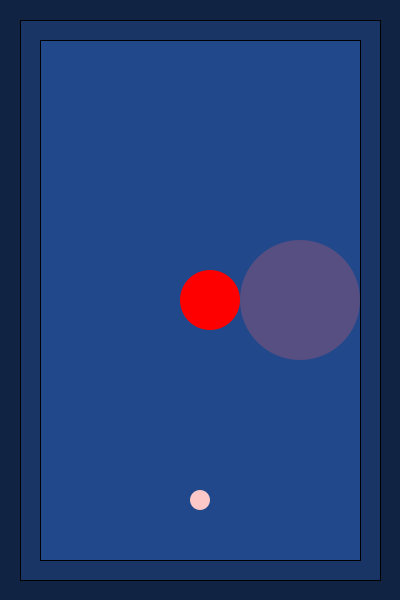
Frame 1 (no input)
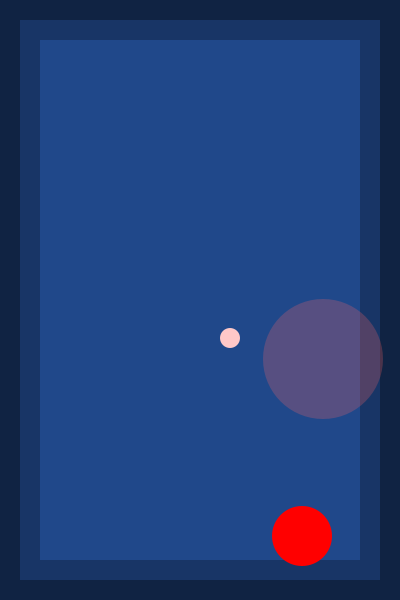
Frame 60 (the mouse pressed at the canvas centre just before this capture)
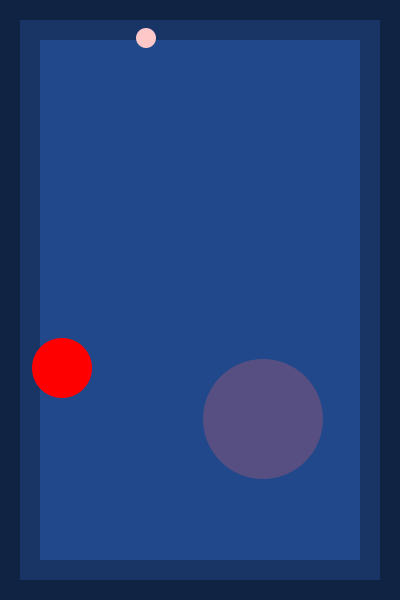
Frame 120 (the mouse held since frame 60 and released just before this capture)

The Processing sketch that drew these frames (run headless with seeded random() and noise(); from frame 60 on, the mouse is pressed at the canvas centre):

// Processing sketch: processing_71927
// ── processing_71927.pde

//Alicia Chen
//Bouncing circle
//Sept.24.2012
int circle_x = 210;//circle
int circle_y = 300;
int circle_radius = 30; 
int circle_x_speed = 4;
int circle_y_speed = 4;

int circle_1_x = 300;//circle_1
int circle_1_y = 300;
int circle_1_radius = 60; 
int circle_1_x_speed = 1;
int circle_1_y_speed = 1;
 
int circle_2_x = 200;//circle_2
int circle_2_y = 500;
int circle_2_radius = 10; 
int circle_2_x_speed = 6;
int circle_2_y_speed = 6;


void setup() {
  size(400, 600);
};
void draw() {
  background(16,35,67); 
  fill(24,53,102);
  rect(20,20,360,560);
  fill(32,72,138);
  rect(40,40,320,520);
  fill(255,0,0);
  noStroke();
  ellipse(circle_x, circle_y, circle_radius*2, circle_radius*2);
  //
  //////  //////  //////  //////  //////  //////  //////  //////  MOVE ON X
  //
  circle_x = circle_x + circle_x_speed; 
  if ((circle_x + circle_radius > width) || (circle_x - circle_radius < 0)) { 
    circle_x_speed = circle_x_speed * -1; 
  };
  //
  //////  //////  //////  //////  //////  //////  //////  //////  MOVE ON Y
  //
  circle_y = circle_y + circle_y_speed;
  if ((circle_y + circle_radius > height) || (circle_y - circle_radius < 0)) {
    circle_y_speed = circle_y_speed * -1;
  }




  //25% opacity
  fill(255,100,100,63);
  noStroke();
  ellipse(circle_1_x, circle_1_y, circle_1_radius*2, circle_1_radius*2);
  //
  //////  //////  //////  //////  //////  //////  //////  //////  MOVE ON X
  //
  circle_1_x = circle_1_x + circle_1_x_speed; 
  if ((circle_1_x + circle_1_radius > width) || (circle_1_x - circle_1_radius < 0)) { 
    circle_1_x_speed = circle_1_x_speed * -1; 
  };
  //
  //////  //////  //////  //////  //////  //////  //////  //////  MOVE ON Y
  //
  circle_1_y = circle_1_y + circle_1_y_speed;
  if ((circle_1_y + circle_1_radius > height) || (circle_1_y - circle_1_radius < 0)) {
    circle_1_y_speed = circle_1_y_speed * -1;
  }
  
  
  
  
  
  fill(255,200,200);
  noStroke();
  ellipse(circle_2_x, circle_2_y, circle_2_radius*2, circle_2_radius*2);
  //
  //////  //////  //////  //////  //////  //////  //////  //////  MOVE ON X
  //
  circle_2_x = circle_2_x + circle_2_x_speed; 
  if ((circle_2_x + circle_2_radius > width) || (circle_2_x - circle_2_radius < 0)) { 
    circle_2_x_speed = circle_2_x_speed * -1; 
  };
  //
  //////  //////  //////  //////  //////  //////  //////  //////  MOVE ON Y
  //
  circle_2_y = circle_2_y + circle_2_y_speed;
  if ((circle_2_y + circle_2_radius > height) || (circle_2_y - circle_2_radius < 0)) {
    circle_2_y_speed = circle_2_y_speed * -1;
  }
  
  
  
  
  
  
  
  
  
  
};
